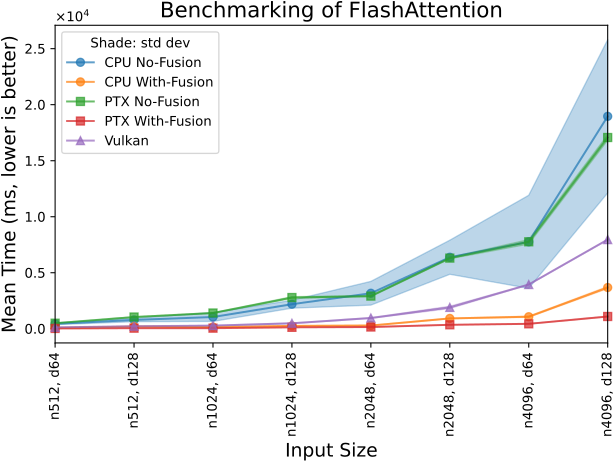

The Python source for this figure:
import itertools
import os
import re

import matplotlib.pyplot as plt
import numpy as np
from reportlab.graphics import renderPDF
from reportlab.pdfgen import canvas
from svglib.svglib import svg2rlg


def convert2ms(value, unit):
    conversion_factors = {
        'ms': 1,
        's': 1000,
        'μs': 0.001
    }
    return value * conversion_factors[unit]


def extract_result(file_path):
    with open(file_path, 'r') as file:
        lines = file.read()

    # Use a regular expression to extract mean time and standard deviation
    pattern = re.compile(
        r'benchmarking \S+/(.+?)\n.*?mean\s+(\d+\.\d+)\s*(ms|s|μs).*?\nstd dev\s+(\d+\.\d+)\s*(ms|s|μs)', re.DOTALL)
    matches = pattern.findall(lines)

    if len(matches) == 0:
        raise Exception('No benchmark data point found in file: {}'.format(file_path))

    labels = []
    mean_times = []
    std_devs = []

    for match in matches:
        label = match[0]  # Extract the spec label
        mean_time = float(match[1])
        mean_unit = match[2]
        std_dev = float(match[3])
        std_unit = match[4]

        mean_time_ms = convert2ms(mean_time, mean_unit)
        std_dev_ms = convert2ms(std_dev, std_unit)

        labels.append(label)
        mean_times.append(mean_time_ms)
        std_devs.append(std_dev_ms)

    return labels, mean_times, std_devs


def plot_results(all_results):
    fig, ax = plt.subplots()

    backend2marker = {'CPU': 'o', 'PTX': 's', 'Vulkan': '^'}
    markers = itertools.cycle(('o', 's', '^', 'D', '*', 'x', 'P', 'v'))
    color_cycle = itertools.cycle(plt.cm.tab10.colors)  # Create an iterator for colors
    spec_colors = {}

    for spec, (labels, mean_times, std_devs, keyword) in all_results.items():
        color = next(color_cycle)  # Get a color from the colormap
        spec_colors[spec] = color  # Each benchmark spec has a unique color

        marker = backend2marker.get(keyword, next(markers))  # Get corresponding marker or next in cycle

        # Plot the line
        plt.plot(labels, mean_times, label=spec, marker=marker, color=color, alpha=0.7, clip_on=False)

        # Add the shade for std dev
        mean_times = np.array(mean_times)
        std_devs = np.array(std_devs)
        plt.fill_between(labels, mean_times - std_devs, mean_times + std_devs, color=color, alpha=0.3, clip_on=False)

    ax.set_xlabel('Input Size', fontsize=14)
    ax.margins(x=0)
    ax.set_ylabel('Mean Time (ms, lower is better)', fontsize=14)
    ax.ticklabel_format(axis='y', style='sci', scilimits=(0, 0), useMathText=True, useOffset=False)
    ax.set_title('Benchmarking of FlashAttention', fontsize=16)
    plt.xticks(rotation=90)
    ax.legend(title='Shade: std dev', loc='upper left')
    fig.tight_layout(pad=0)  # Remove extra padding

    svg_file = 'plot_FA.svg'
    pdf_file = 'plot_FA.pdf'

    # Save the figure as SVG
    fig.savefig(svg_file, format='svg')

    # Read saved SVG
    saved_svg = svg2rlg(svg_file)
    pdf_width = saved_svg.width
    pdf_height = saved_svg.height

    # Create a PDF
    c = canvas.Canvas(pdf_file, pagesize=(pdf_width, pdf_height))
    renderPDF.draw(saved_svg, c, 0, 0)
    c.showPage()
    c.save()


if __name__ == '__main__':
    # Fold of the benchmark results
    result_fold = './FlashAttention'

    all_results = {}  # Store all benchmark results
    for file_name in os.listdir(result_fold):
        if file_name.endswith('.out'):
            # Extract backend name from file name
            backend_match = re.search(r'(CPU|PTX|Vulkan)', file_name)
            if backend_match:
                backend = backend_match.group(1)
            else:
                raise Exception('Unknown backend: "{}"'.format(file_name))

            # Extract file name as the spec name, including backend name and fusion status
            spec = file_name.replace('.out', '')
            file_path = os.path.join(result_fold, file_name)
            labels, mean_times, std_devs = extract_result(file_path)
            all_results[spec] = (labels, mean_times, std_devs, backend)

    plot_results(dict(sorted(all_results.items())))
